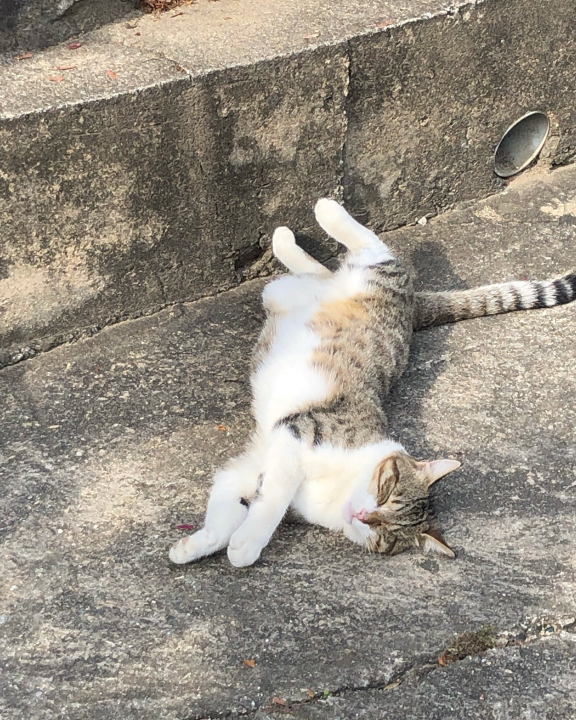
#> input picture Exploration/Ex04/project-images/IMG_3252.png, 1152 x 1440 px, given in place of 사람과토끼.png, which was not available (shown at 1/2 size)
$ jupyter execute --allow-errors semantic_segmentation.ipynb   (text cells are left out)
#> lines starting #> are read from the running program, lines starting #| are printed output that depends on the picture; pictures that were not available may be replaced by others from this repository, and a replacement may not be noted
[cell 1]
import os
import urllib
import cv2
import numpy as np
from pixellib.semantic import semantic_segmentation
from matplotlib import pyplot as plt

[cell 2]
img_dir = "./project-images"
img_person_path = f"{img_dir}/사람과토끼.png"
img_bird_path = f"{img_dir}/탄천의새.png"

imgs_path = [img_person_path,img_bird_path]

[cell 3]
# 3개의 이미지를 imread로 읽어서 리스트로 저장할 변수
imgs_orig = []

for img_path in imgs_path:
    img_orig = cv2.imread(img_path)
#> img_orig is the input picture: shape (1440, 1152, 3); mean B, G, R 129.5, 141.1, 148.5
    imgs_orig.append(img_orig)

[cell 4]
# imread로 읽어온 이미지를 입력받아 확인하는 함수
def check_img(img):
    print(img.shape)
    plt.imshow(cv2.cvtColor(img, cv2.COLOR_BGR2RGB))
    plt.show()

[cell 5]
# 이미지 확인
for img in imgs_orig:
    check_img(img)
#> this loop made 2 passes
#| (1440, 1152, 3)
#| (1440, 1080, 3)
#> pass 2, in check_img (call 2), `plt.show()`:
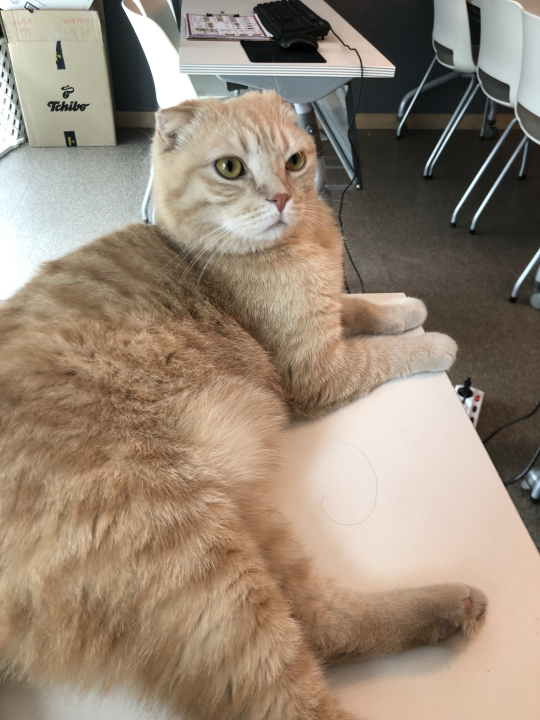
#> shown: shape (1440, 1080, 3) (shown at 1/2 size); mean R, G, B 152.4, 136.1, 118.9

[cell 6]
#  노드에서 저장한 모델 파이을 사용
model_dir = os.getenv('HOME')+'/aiffel/human_segmentation/models'
model_file = os.path.join(model_dir, 'deeplabv3_xception_tf_dim_ordering_tf_kernels.h5')
# PixelLib의 semantic_segmentation 클래스를 인스턴스화
#> (the rest of this cell did not finish here and is left out)

[cell 7]
# 이미지 path를 입력받아 segvalues, output으로 출력

segmented_list = []
#> (the rest of this cell did not finish here and is left out)

[cell 8]
for _, output in segmented_list:
    plt.imshow(output)
    plt.show()

[cell 9]
LABEL_NAMES = [
    'background', 'aeroplane', 'bicycle', 'bird', 'boat', 'bottle', 'bus',
    'car', 'cat', 'chair', 'cow', 'diningtable', 'dog', 'horse', 'motorbike',
    'person', 'pottedplant', 'sheep', 'sofa', 'train', 'tv'
]

[cell 10]
#컬러맵 만들기
colormap = np.zeros((256, 3), dtype = int)
ind = np.arange(256, dtype=int)

for shift in reversed(range(8)):
    for channel in range(3):
        colormap[:, channel] |= ((ind >> channel) & 1) << shift
    ind >>= 3

colormap[:20] #생성한 20개의 컬러맵 출력

[cell 11]
LABEL_NAMES.index('person')

[cell 12]
# 사람은 15에 해당, 사람의 컬러코드 확인
colormap[15]

[cell 13]
LABEL_NAMES.index('bird')

[cell 14]
# 새는 3에 해당, 새의 컬러코드 확인
colormap[3]

[cell 15]
colormap[15][::-1]

[cell 16]
person_seg_color = colormap[15][::-1].astype(np.uint8)
person_seg_color

[cell 17]
bird_seg_color = colormap[3][::-1].astype(np.uint8)
bird_seg_color

[cell 18]
# output과 seg_color를 입력받아 탐지한 객체는 True, 그 이외는 False로 masking하는 함수, 마스킹 작업이 완료된 이미지를 반환
def masking(output, seg_color):
    img_masked = np.all(output == seg_color, axis=-1)
    return img_masked

[cell 19]
len(segmented_list)

[cell 20]
# 마스킹 작업 후의 이미지들을 저장, 확인
imgs_masked_tf = []
for (_, output), seg_color in zip(segmented_list, (person_seg_color,bird_seg_color)):
    img_masked = masking(output, seg_color)
    imgs_masked_tf.append(img_masked)
    plt.imshow(img_masked, cmap='gray')
    plt.show()

[cell 21]
img_mask_color_list = []
# False, True 데이터를 0, 1 로 변환후 0, 255로 변환
# astype(np.uint8)로 형 변환 → True → 1, False → 0
# * 255 → True는 255(흰색), False는 0(검정)
for img_true_false in imgs_masked_tf:
    img_mask = img_true_false.astype(np.uint8) * 255
    img_mask_color = cv2.cvtColor(img_mask, cv2.COLOR_GRAY2BGR)
    img_mask_color_list.append(img_mask_color)

[cell 22]
#  블러 처리된 이미지 저장
imgs_orig_blur = []
for img in imgs_orig:
    img_orig_blur = cv2.blur(img, (40,40))

    imgs_orig_blur.append(img_orig_blur)

    plt.imshow(cv2.cvtColor(img_orig_blur, cv2.COLOR_BGR2RGB))
    plt.show()
#> this loop made 2 passes
#> pass 1, `img_orig_blur = cv2.blur(img, (40,40))`:
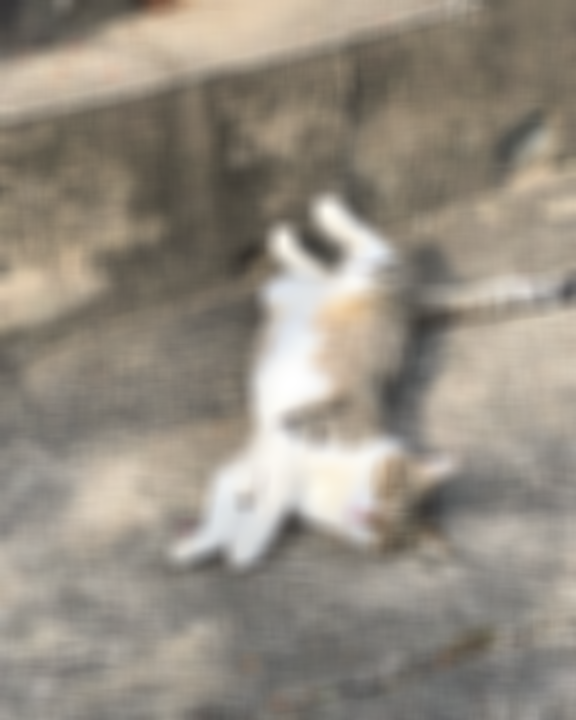
#> img_orig_blur: shape (1440, 1152, 3) (shown at 1/2 size); mean B, G, R 129.5, 141.1, 148.5
#> pass 2, `img_orig_blur = cv2.blur(img, (40,40))`:
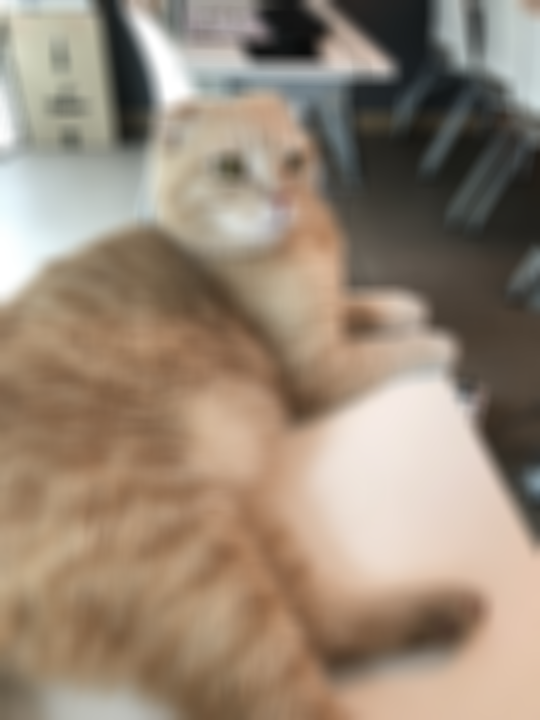
#> img_orig_blur: shape (1440, 1080, 3) (shown at 1/2 size); mean B, G, R 118.9, 136.1, 152.4
#> after the loop, imgs_orig_blur = 2 items

[cell 23]
for img_mask_color, img_orig, img_blur in zip(img_mask_color_list,imgs_orig, imgs_orig_blur):
    img_concat = np.where(img_mask_color==255, img_orig, img_blur)
    plt.imshow(cv2.cvtColor(img_concat, cv2.COLOR_BGR2RGB))
    plt.show()
#> this loop made 0 passes
